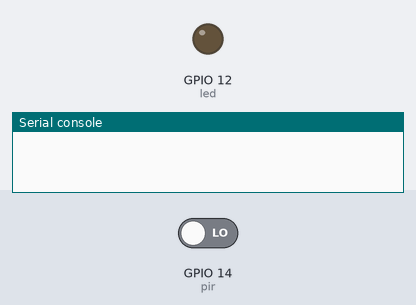
The program below on a simulated ESP32 board running MicroPython. Parts: output pins drawn as LEDs (lit = HIGH), the last lines printed to the serial console. The inputs (shaded band) are chosen by the test bench; at power-on: GPIO 14 (pir) LOW. The clock reads 2024-03-15 10:24:30 at power-on unless the program sets it.

Above: at 1.2 s.
1.3 s: GPIO 14 (pir) driven HIGH
At 2.5 s:
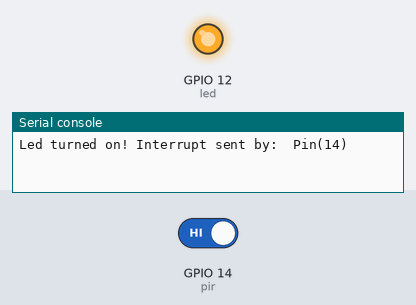
Timing chart, 0 to 13.5 s (numbered marks = the images above; inputs shaded):
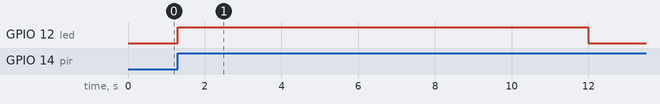

Measured:
- after the input at 1.3 s, GPIO 12 (led): LOW → HIGH at once, → LOW 10.7 s later

The program:

HB-MicroPython-17-PIR-time.py
```python
'''
For more details, please follow the link below:
https://hamruyesh.com/product/micro-python-esp32-esp8266-programming-tutorial/

'''

from machine import Pin
from time import sleep, time

motion = False
start_timer = False
last_motion_time = 0
delay_interval = 10

pir = Pin(14, Pin.IN)
led = Pin(12, Pin.OUT)

def interrupt_handler(pin):
    global motion, interrupt_pin, last_motion_time, start_timer
    motion = True
    interrupt_pin = pin
    last_motion_time = time()
    start_timer = True

pir.irq(handler=interrupt_handler, trigger=Pin.IRQ_RISING)

while True:
    if motion and start_timer:
        led.value(1)
        print("Led turned on! Interrupt sent by: ", interrupt_pin)
        start_timer = False
    elif motion and (time() - last_motion_time) > delay_interval:
        led.value(0)
        print("Motion Stopped!")
        motion = False
```
